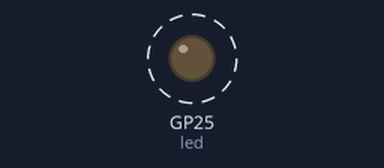
The program below on a simulated Raspberry Pi Pico running MicroPython. Parts: output pins drawn as LEDs (lit = HIGH). Dashed ring = blinking.

Above: at 0.2 s.
Timing chart, 0 to 3.0 s (numbered marks = the images above):
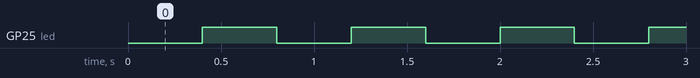

Measured:
- by itself, GP25 (led): alternates HIGH for 0.40 s and LOW for 0.40 s

The program:

blink.py
```python
from machine import Pin, Timer
import machine
#led pin on the board only for Pico W, Pin 25 for non-W
led = machine.Pin("LED", machine.Pin.OUT)
timer = Timer()

def blink(timer):
    led.toggle()

timer.init(freq=2.5, mode=Timer.PERIODIC, callback=blink)
```
